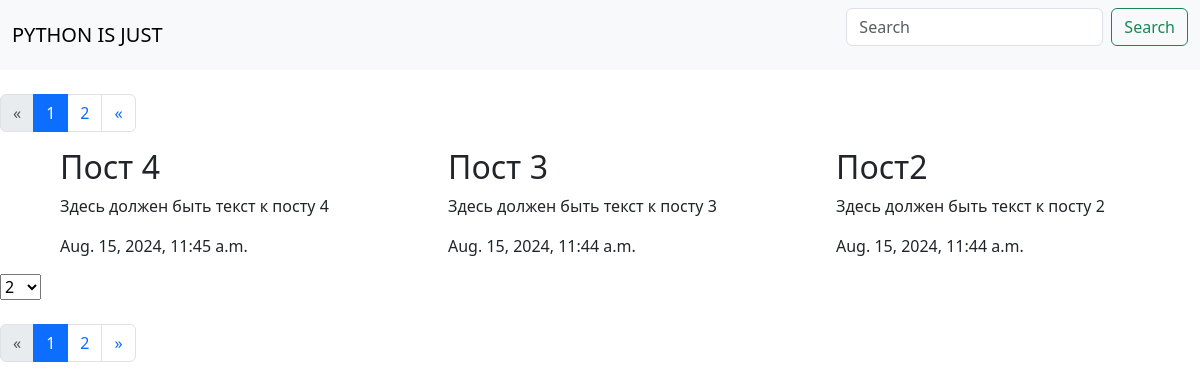
Before: / with the older database file.
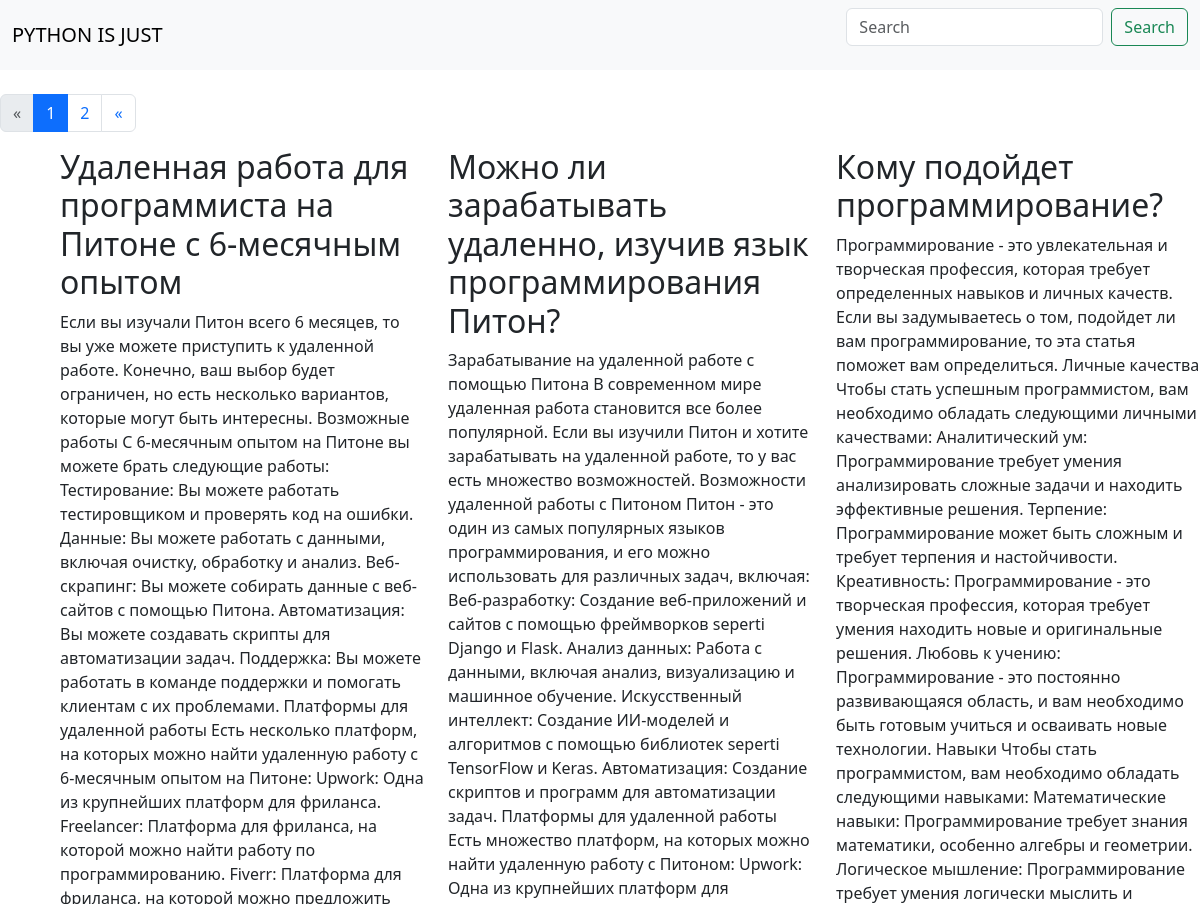
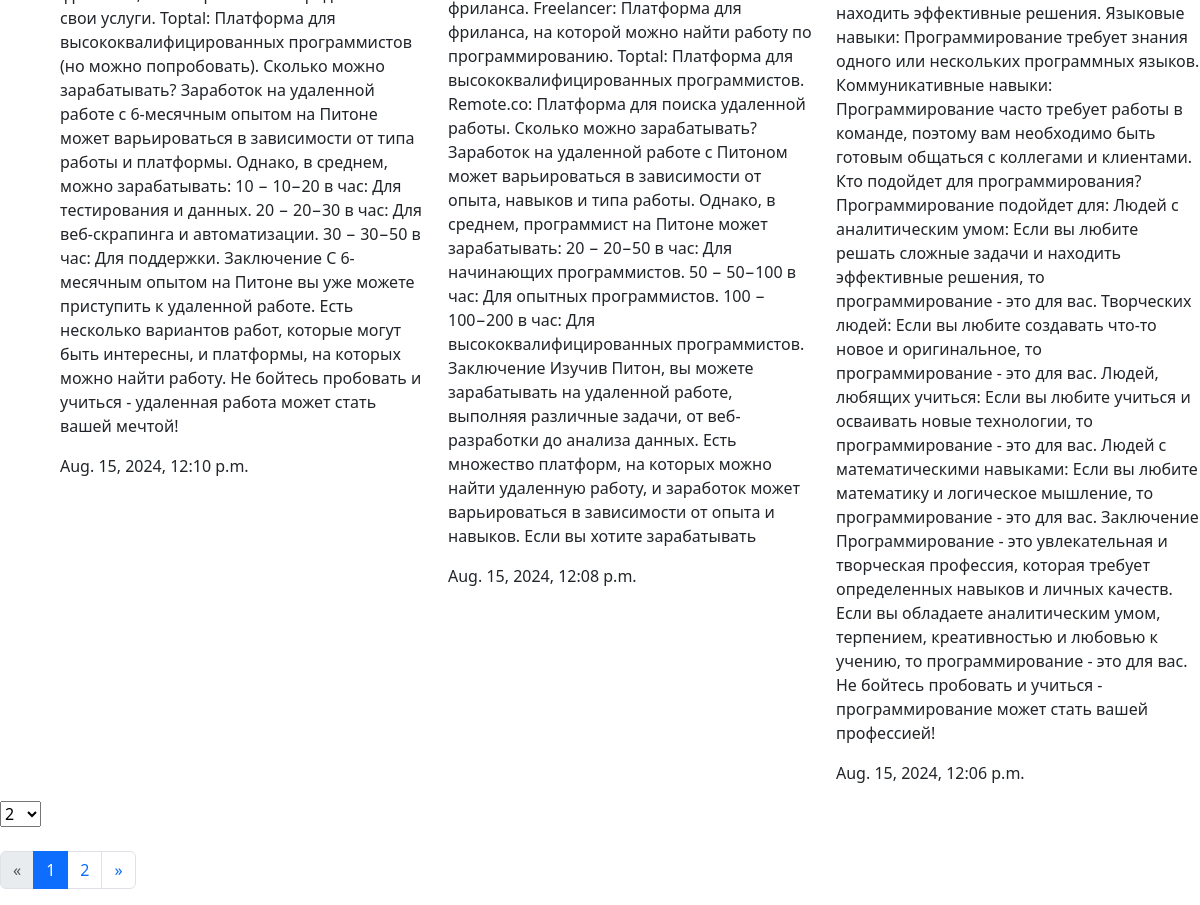
After: the same page with the newer database file (2 pictures, top to bottom).
### blog/models.py (models this page shows)
class Post(models.Model):
    title = models.CharField(max_length=100)
    content = models.TextField()
    created_at = models.DateTimeField(auto_now_add=True)

### blog/views.py (the view)
# urls.py: path('', index),
def index(request):
    per_page = request.GET.get('per_page', 3)
    post = Post.objects.all().order_by('-created_at')
    paginator = Paginator(post, per_page)
    page_number = request.GET.get('page')
    page_obj = paginator.get_page(page_number)
    return render(request, 'index.html', {'page_obj': page_obj})

### templates/index.html (shortened to what this page needs)
{% load static %}
<html lang="en">
<head>
    <link href="https://cdn.jsdelivr.net/npm/bootstrap@5.3.3/dist/css/bootstrap.min.css" rel="stylesheet">
</head>
<body>
    {% load static %}
<nav class="navbar bg-body-tertiary">
  <div class="container-fluid">
    <a class="navbar-brand">PYTHON IS JUST</a>
    <form class="d-flex" role="search">
      <input class="form-control me-2" type="search" placeholder="Search" aria-label="Search">
      <button class="btn btn-outline-success" type="submit">Search</button>
    </form>
  </div>
</nav>
    <br>
    {% if page_obj.has_other_pages %}
    <nav aria-label="Page navigation">
        <ul class="pagination">
            {% if page_obj.has_previous %}
                <li class="page-item">
                    <a class="page-link" href="?page={{ page.obj.previous_page_number }}" aria-label="Previous">
                        <span aria-hidden="true">&laquo;</span>
                    </a>
                </li>
            {% else %}
                <li class="page-item disabled">
                    <a class="page-link" href='#' aria-label="Previous">
                        <span aria-hidden="true">&laquo;</span>
                    </a>
                </li>
            {% endif %}
            {% for i in page_obj.paginator.page_range %}
                {% if page_obj.number == i %}
                    <li class="page-item active" aria-current="page">
                        <a class="page-link" href='#'>{{ i }}</a>
                    </li>
                {% else %}
            <li class="page-item">
                <a class="page-link" href="?page={{ i }}">{{ i }}</a>
            </li>
        {% endif %}
    {% endfor %}
    {% if page_obj.has_other_pages %}
        <li class="page-item">
                    <a class="page-link" href="?page={{ page.obj.next_page_number }}" aria-label="Next">
                        <span aria-hidden="true">&laquo;</span>
                    </a>
                </li>
            {% else %}
                <li class="page-item disabled">
                    <a class="page-link" href='#' aria-label="Next">
                        <span aria-hidden="true">&laquo;</span>
                    </a>
                </li>
            {% endif %}
        </ul>
    </nav>
{% endif %}
<div class="row ms-5">
    {% for post in page_obj %}
        <div class="col-md-4">
            <h2>{{ post.title }}</h2>
            <p>{{ post.content }}</p>
            <p>{{ post.created_at }}</p>
        </div>
    {% endfor %}
</div>
<div class="page-size">
    {% include 'page_size.html' %}
</div>
<br>
<nav aria-label="Page navigation">
    {% include 'pagination.html' %}
</nav>
</body>
</html>
</body>
</html>

Changed rows visible on the page:
removed Post: title "Пост 4", content "Здесь должен быть текст к посту 4", created_at "Aug. 15, 2024, 11:45 a.m."
removed Post: title "Пост 3", content "Здесь должен быть текст к посту 3", created_at "Aug. 15, 2024, 11:44 a.m."
removed Post: title "Пост2", content "Здесь должен быть текст к посту 2", created_at "Aug. 15, 2024, 11:44 a.m."
added Post: title "Удаленная работа для программиста на Питоне с 6-месячным опытом", content "Если вы изучали Питон всего 6 месяцев, то вы уже можете приступить к удаленной работе. Конечно, ваш выбор будет ограничен, но есть несколько вариантов, которые могут быть интересны. Возможные работы С 6-месячным опытом на Питоне вы можете брать следующие работы: Тестирование: Вы можете работать тестировщиком и проверять код на ошибки. Данные: Вы можете работать с данными, включая очистку, обработку и анализ. Веб-скрапинг: Вы можете собирать данные с веб-сайтов с помощью Питона. Автоматизация: Вы можете создавать скрипты для автоматизации задач. Поддержка: Вы можете работать в команде поддержки и помогать клиентам с их проблемами. Платформы для удаленной работы Есть несколько платформ, на…", created_at "Aug. 15, 2024, 12:10 p.m."
added Post: title "Можно ли зарабатывать удаленно, изучив язык программирования Питон?", content "Зарабатывание на удаленной работе с помощью Питона В современном мире удаленная работа становится все более популярной. Если вы изучили Питон и хотите зарабатывать на удаленной работе, то у вас есть множество возможностей. Возможности удаленной работы с Питоном Питон - это один из самых популярных языков программирования, и его можно использовать для различных задач, включая: Веб-разработку: Создание веб-приложений и сайтов с помощью фреймворков seperti Django и Flask. Анализ данных: Работа с данными, включая анализ, визуализацию и машинное обучение. Искусственный интеллект: Создание ИИ-моделей и алгоритмов с помощью библиотек seperti TensorFlow и Keras. Автоматизация: Создание скриптов и…", created_at "Aug. 15, 2024, 12:08 p.m."
added Post: title "Кому подойдет программирование?", content "Программирование - это увлекательная и творческая профессия, которая требует определенных навыков и личных качеств. Если вы задумываетесь о том, подойдет ли вам программирование, то эта статья поможет вам определиться. Личные качества Чтобы стать успешным программистом, вам необходимо обладать следующими личными качествами: Аналитический ум: Программирование требует умения анализировать сложные задачи и находить эффективные решения. Терпение: Программирование может быть сложным и требует терпения и настойчивости. Креативность: Программирование - это творческая профессия, которая требует умения находить новые и оригинальные решения. Любовь к учению: Программирование - это постоянно…", created_at "Aug. 15, 2024, 12:06 p.m."
